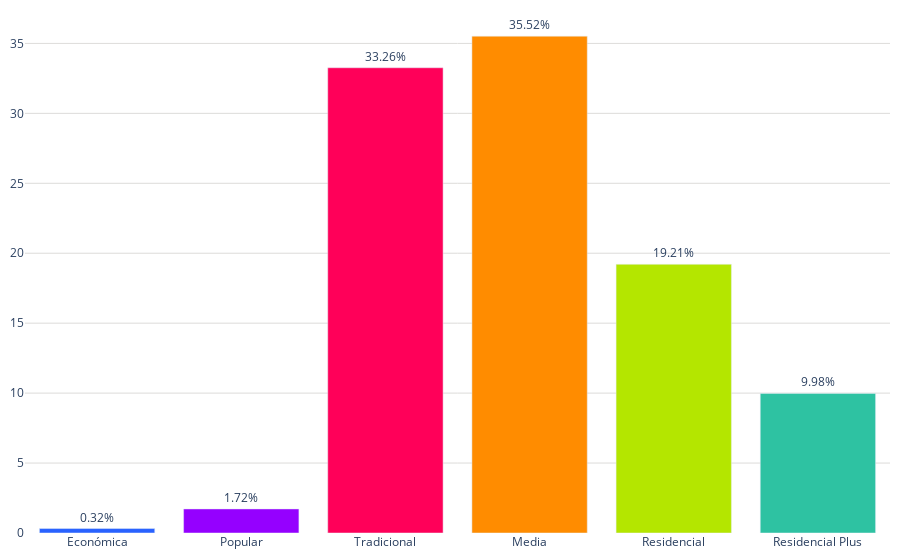

The notebook cell this image was saved under:
### Code cell
labels = creditos_vivienda['vivienda_valor']
values = creditos_vivienda['promedio']
colores = ['#2962ff', '#9500ff', '#ff0059', '#ff8c00', '#b4e600', '#2EC2A2','#E50CB6']

fig = go.Figure()
fig.add_trace(go.Bar(
        x=labels, 
        y=values, 
        marker_color=colores,
        text=values,  # Texto que se mostrará en las barras (porcentaje)
        textposition='outside',  # Posición del texto (puede ser 'inside' o 'outside')
        texttemplate='%{text:.2f}%', 
    )
)    
fig.update_layout(
    #barmode='stack', 
    #title='Distribución de créditos por vivienda valor (2022)',
    #title_font_size = 22,
    yaxis=dict(
        #title='M', # Título del eje y
        gridcolor='#dddcda', # Color de las líneas que dividen los rangos del eje Y         
    ),  margin=dict(l=10, r=10, t=10, b=10),  # Ajusta los márgenes (left, right, top, bottom)
    plot_bgcolor='rgba(0,0,0,0)',  # Color de fondo del gráfico
    legend=dict(
        yanchor="top",
        y=0.99,
    )
)

# Exportar gráfica como archivo HTML
def guardar_grafico_como_html(fig, nombre_archivo, carpeta='assets\graficas'):
    # Crear la carpeta si no existe
    if not os.path.exists(carpeta):
        os.makedirs(carpeta)
    # Configuración personalizada para la gráfica
    config = {
        'displaylogo': False,  # Ocultar el logo de Plotly
        'modeBarButtonsToRemove': [
            'toImage',       # Botón para guardar como imagen
            'select2d',      # Box select
            'lasso2d',       # Lasso select
            'resetScale2d',  # Reset Axes
        ]
    }

    # Guardar la gráfica como archivo HTML
    pio.write_html(fig, f'{carpeta}/{nombre_archivo}.html', config=config)
guardar_grafico_como_html(fig, 'g_bar_creditos_vivienda_2024', carpeta='assets\graficas')
fig.show()

### Figure 1 — Plotly figure (JSON) as saved in the notebook; plotly's stock layout.template omitted (floating-point values rounded to 4 significant figures)
{"data": [{"marker": {"color": ["#2962ff", "#9500ff", "#ff0059", "#ff8c00", "#b4e600", "#2EC2A2", "#E50CB6"]}, "text": [0.32, 1.72, 33.26, 35.52, 19.21, 9.98], "textposition": "outside", "texttemplate": "%{text:.2f}%", "type": "bar", "x": ["Económica", "Popular", "Tradicional", "Media", "Residencial", "Residencial Plus"], "y": [0.32, 1.72, 33.26, 35.52, 19.21, 9.98]}], "layout": {"legend": {"y": 0.99, "yanchor": "top"}, "margin": {"b": 10, "l": 10, "r": 10, "t": 10}, "plot_bgcolor": "rgba(0,0,0,0)", "yaxis": {"gridcolor": "#dddcda"}}}
